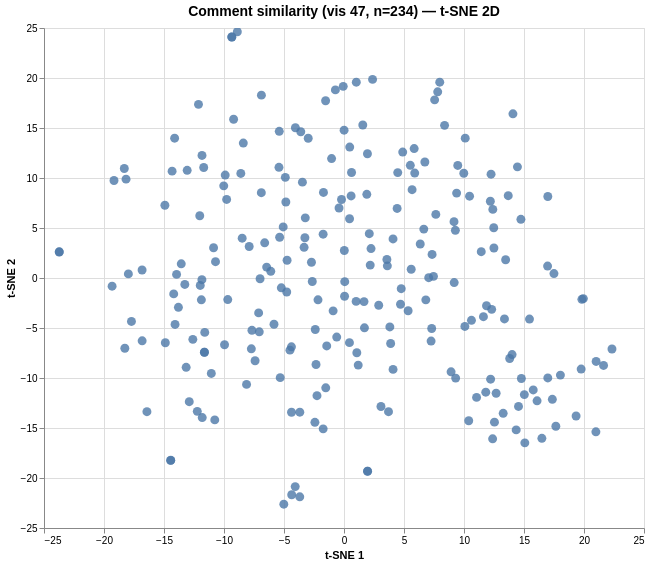

The Vega-Lite source for this figure:
### Vega specification from a JSON file in a GitHub repository (floating-point values rounded to 4 significant figures; data arrays with more than 128 entries replaced by an {"elided": "..."} marker saying what was removed)
{"$schema": "https://vega.github.io/schema/vega/v6.json", "data": [{"name": "param_1e9efca18e7a2868_store"}, {"name": "source_0", "values": {"elided": "234 records"}}, {"name": "source_0_x_domain_dim_1", "values": [{"min": -23.73, "max": 22.33}]}, {"name": "source_0_y_domain_dim_2", "values": [{"min": -22.62, "max": 24.63}]}], "signals": [{"name": "unit", "value": {}, "on": [{"events": "pointermove", "update": "isTuple(group()) ? group() : unit"}]}, {"name": "param_1e9efca18e7a2868", "update": "vlSelectionResolve(\"param_1e9efca18e7a2868_store\", \"union\")"}, {"name": "param_1e9efca18e7a2868_dim_1", "on": [{"events": [{"source": "view", "type": "dblclick"}], "update": "null"}, {"events": {"signal": "param_1e9efca18e7a2868_translate_delta"}, "update": "panLinear(param_1e9efca18e7a2868_translate_anchor.extent_x, -param_1e9efca18e7a2868_translate_delta.x / width)"}, {"events": {"signal": "param_1e9efca18e7a2868_zoom_delta"}, "update": "zoomLinear(domain(\"x\"), param_1e9efca18e7a2868_zoom_anchor.x, param_1e9efca18e7a2868_zoom_delta)"}]}, {"name": "param_1e9efca18e7a2868_dim_2", "on": [{"events": [{"source": "view", "type": "dblclick"}], "update": "null"}, {"events": {"signal": "param_1e9efca18e7a2868_translate_delta"}, "update": "panLinear(param_1e9efca18e7a2868_translate_anchor.extent_y, param_1e9efca18e7a2868_translate_delta.y / height)"}, {"events": {"signal": "param_1e9efca18e7a2868_zoom_delta"}, "update": "zoomLinear(domain(\"y\"), param_1e9efca18e7a2868_zoom_anchor.y, param_1e9efca18e7a2868_zoom_delta)"}]}, {"name": "param_1e9efca18e7a2868_tuple", "on": [{"events": [{"signal": "param_1e9efca18e7a2868_dim_1 || param_1e9efca18e7a2868_dim_2"}], "update": "param_1e9efca18e7a2868_dim_1 && param_1e9efca18e7a2868_dim_2 ? {unit: \"\", fields: param_1e9efca18e7a2868_tuple_fields, values: [param_1e9efca18e7a2868_dim_1,param_1e9efca18e7a2868_dim_2]} : null"}]}, {"name": "param_1e9efca18e7a2868_tuple_fields", "value": [{"field": "dim_1", "channel": "x", "type": "R"}, {"field": "dim_2", "channel": "y", "type": "R"}]}, {"name": "param_1e9efca18e7a2868_translate_anchor", "value": {}, "on": [{"events": [{"source": "scope", "type": "pointerdown"}], "update": "{x: x(unit), y: y(unit), extent_x: domain(\"x\"), extent_y: domain(\"y\")}"}]}, {"name": "param_1e9efca18e7a2868_translate_delta", "value": {}, "on": [{"events": [{"source": "window", "between": [{"source": "scope", "type": "pointerdown"}, {"source": "window", "type": "pointerup"}], "type": "pointermove", "consume": true}], "update": "{x: param_1e9efca18e7a2868_translate_anchor.x - x(unit), y: param_1e9efca18e7a2868_translate_anchor.y - y(unit)}"}]}, {"name": "param_1e9efca18e7a2868_zoom_anchor", "on": [{"events": [{"source": "scope", "consume": true, "type": "wheel"}], "update": "{x: invert(\"x\", x(unit)), y: invert(\"y\", y(unit))}"}]}, {"name": "param_1e9efca18e7a2868_zoom_delta", "on": [{"events": [{"source": "scope", "consume": true, "type": "wheel"}], "update": "pow(1.001, event.deltaY * pow(16, event.deltaMode))", "force": true}]}, {"name": "param_1e9efca18e7a2868_modify", "on": [{"events": {"signal": "param_1e9efca18e7a2868_tuple"}, "update": "modify(\"param_1e9efca18e7a2868_store\", param_1e9efca18e7a2868_tuple, true)"}]}], "marks": [{"type": "symbol", "name": "marks", "from": {"data": "source_0"}, "encode": {"update": {"opacity": {"value": 0.8}, "x": {"field": "dim_1", "scale": "x"}, "y": {"field": "dim_2", "scale": "y"}, "size": {"value": 80}, "fill": {"value": "#4c78a8"}, "tooltip": {"signal": "{\"Comment #\": format(datum[\"index\"], \"\"), \"Comment\": isValid(datum[\"comment\"]) ? datum[\"comment\"] : \"\"+datum[\"comment\"]}"}, "shape": {"value": "circle"}}}, "clip": true, "style": ["circle"], "interactive": true}], "scales": [{"name": "x", "type": "linear", "domain": [{"signal": "(data(\"source_0_x_domain_dim_1\")[0] || {}).min"}, {"signal": "(data(\"source_0_x_domain_dim_1\")[0] || {}).max"}], "range": [0, {"signal": "width"}], "nice": true, "zero": true, "domainRaw": {"signal": "param_1e9efca18e7a2868[\"dim_1\"]"}}, {"name": "y", "type": "linear", "domain": [{"signal": "(data(\"source_0_y_domain_dim_2\")[0] || {}).min"}, {"signal": "(data(\"source_0_y_domain_dim_2\")[0] || {}).max"}], "range": [{"signal": "height"}, 0], "domainRaw": {"signal": "param_1e9efca18e7a2868[\"dim_2\"]"}, "zero": true, "nice": true}], "axes": [{"scale": "x", "tickCount": {"signal": "ceil(width/40)"}, "grid": true, "domain": false, "ticks": false, "maxExtent": 0, "zindex": 0, "orient": "bottom", "gridScale": "y", "labels": false, "aria": false, "minExtent": 0}, {"scale": "y", "domain": false, "maxExtent": 0, "zindex": 0, "tickCount": {"signal": "ceil(height/40)"}, "aria": false, "grid": true, "gridScale": "x", "labels": false, "minExtent": 0, "ticks": false, "orient": "left"}, {"scale": "x", "labelFlush": true, "tickCount": {"signal": "ceil(width/40)"}, "labelOverlap": true, "title": "t-SNE 1", "grid": false, "zindex": 0, "orient": "bottom"}, {"scale": "y", "zindex": 0, "tickCount": {"signal": "ceil(height/40)"}, "orient": "left", "grid": false, "title": "t-SNE 2", "labelOverlap": true}], "title": {"text": "Comment similarity (vis 47, n=234) — t-SNE 2D", "frame": "group", "fontSize": 14}, "height": 500, "padding": 5, "style": "cell", "background": "white", "width": 600}
